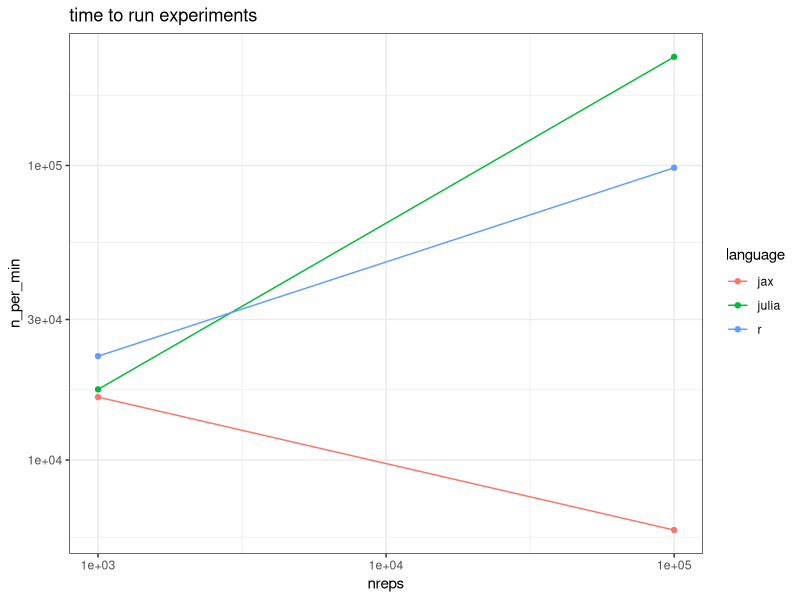

Source code (R):
library(data.table)
library(readr)
library(stringr)
library(purrr)
library(ggplot2); theme_set(theme_bw())

lns <- readr::read_lines('timings.txt')

timings <- data.table(raw_string=lns)
timings[, string:=str_trim(raw_string)] # remove white space
timings <- timings[str_starts(string, "Rscript|julia|python")] # remove warings / errors
timings[, command:=word(string)]
timings[command=='Rscript', language:='r']
timings[command=='python', language:='jax']
timings[command=='julia', language:='julia']
timings[, time_str:=str_extract(string, "(?<=cpu\\ )(.*)(?= total)")]
timings[, milliseconds:=str_extract(time_str, "(\\d+)$")]
timings[, seconds:=str_extract(time_str, "(\\d+)(?=.)")]
timings[, minutes:=str_extract(time_str, "(\\d+)(?=:)")]
timings[, nreps:=as.integer(str_extract(string, "(\\d+)(?= nreps)"))]
timings[, nthreads:=as.integer(str_extract(string, "(\\d+)(?= nthreads)"))]
max_threads <- max(timings$nthreads, na.rm=T)

numvars <- c('minutes', 'seconds', 'milliseconds')
walk(numvars, ~set(timings, j=.x, value=as.numeric(timings[[.x]])))
timings[is.na(minutes), minutes:=0]
timings[, sec_total:=60*minutes + seconds + milliseconds / 1000]
timings[, min_total:=sec_total / 60]
timings[is.na(nthreads) & language == 'jax', nthreads:=max_threads]
timings[is.na(nthreads) & language %in% c('r', 'julia'), nthreads:=1L]

# add some vars
timings[, n_per_min:=nreps / min_total]
timings[, log_n_per_min:=log(n_per_min)]

ggplot(timings[nthreads==max_threads], aes(x=nreps, y=n_per_min, col=language)) +
  geom_point() + geom_line() + 
  scale_x_log10() + scale_y_log10() + 
  ggtitle("time to run experiments")

tabcols <- c('nreps', 'nthreads', 'min_total', 'log_n_per_min', 'language')
timings[, .SD, .SDcols=tabcols]


